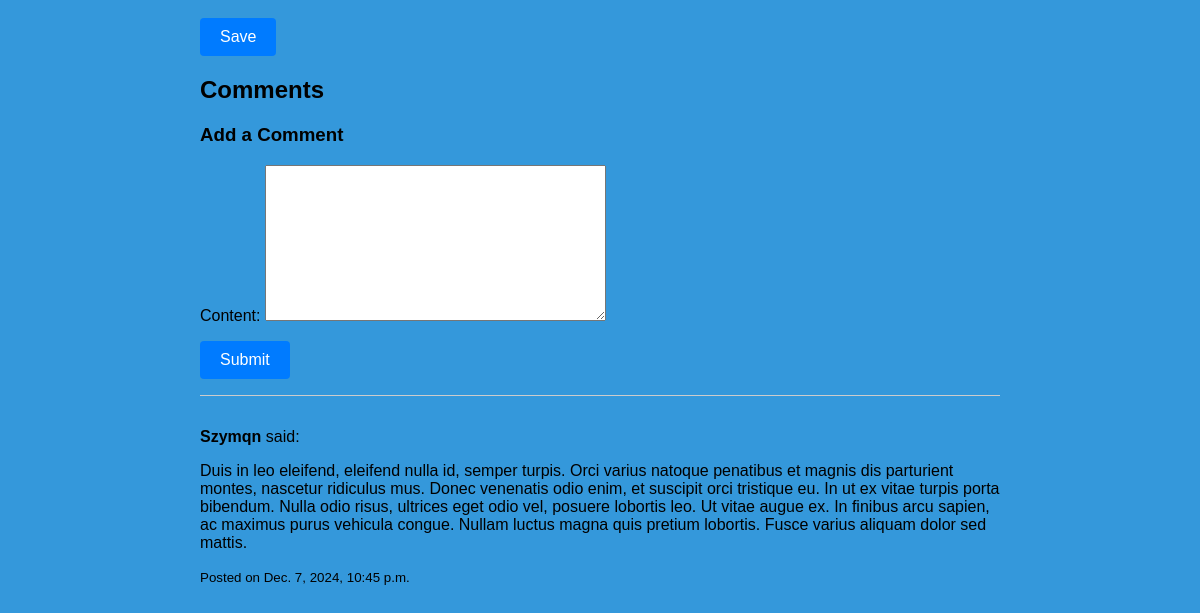
Before: /product/1/ (signed in, lower part) with the older database file.
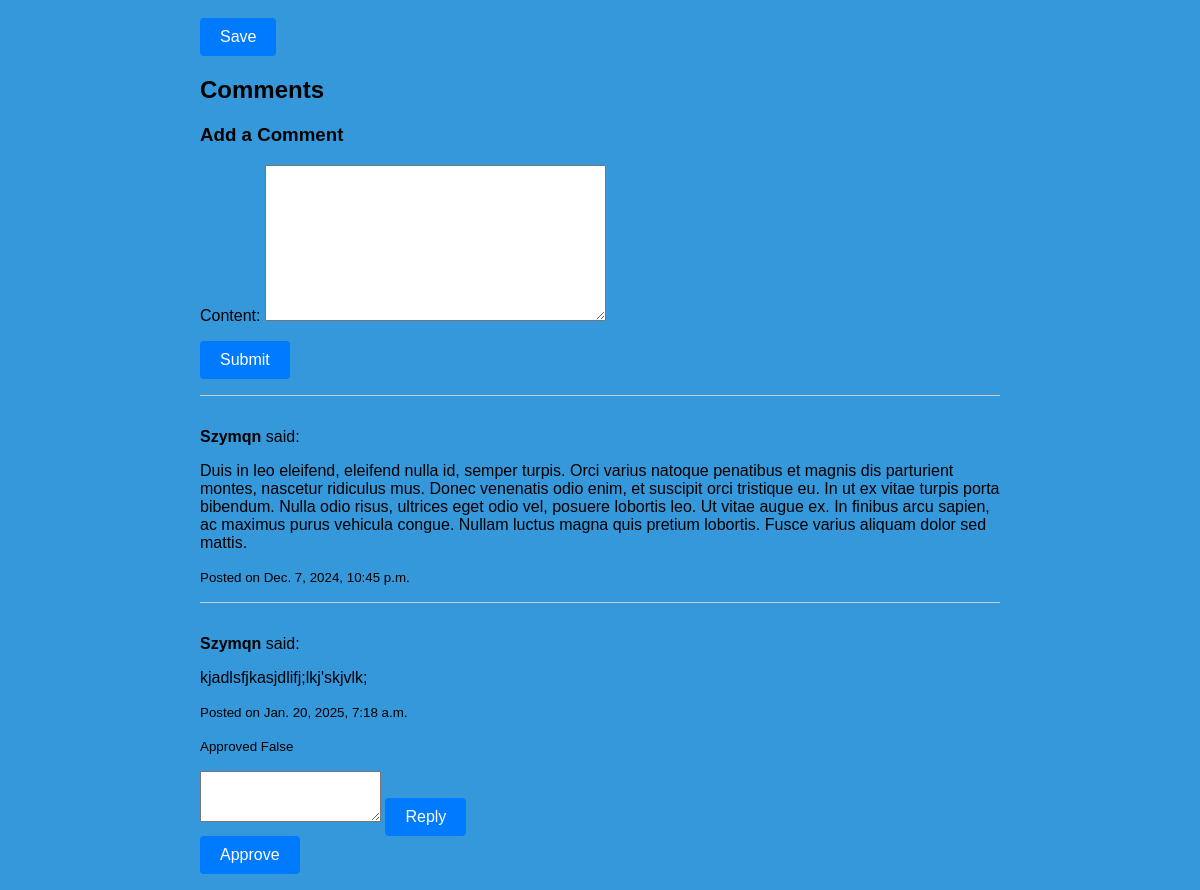
After: the same page with the newer database file.
### products/models.py (models this page shows, shortened)
class Comment(models.Model):
    user = models.ForeignKey(CustomUser, on_delete=models.CASCADE, related_name='comments')
    product = models.ForeignKey(Product, on_delete=models.CASCADE, related_name='comments')
    content = models.TextField()
    reply = models.TextField(null=True, blank=True)
    created_at = models.DateTimeField(auto_now_add=True)
    approved = models.BooleanField(default=False)

### users/models.py (models this page shows, shortened)
class CustomUser(AbstractUser):
    is_moderator = models.BooleanField(default=False)
    is_admin = models.BooleanField(default=False)
    category = models.CharField(max_length=255, blank=True)
    ranking = models.PositiveIntegerField(default=0)
    street_address = models.CharField(max_length=255, blank=True)
    city = models.CharField(max_length=100, blank=True)
    state = models.CharField(max_length=100, blank=True)
    postal_code = models.CharField(max_length=20, blank=True)
    country = models.CharField(max_length=100, blank=True)

### products/views.py (the view, shortened to what this page needs)
# urls.py: path('product/<int:product_id>/', product_detail, name='product_detail'),
def product_detail(request, product_id):
    current_user = request.user if request.user.is_authenticated else None
    product = get_object_or_404(Product, id=product_id)
    form = CommentForm()
    description_form = None
    if current_user and (current_user.is_admin or
                         str(current_user.category) == str(product.category)):
        if request.method == 'POST' and 'description_form' in request.POST:
            description_form = ProductDescriptionForm(request.POST, instance=product)
            if description_form.is_valid():
                description_form.save()
                return redirect('product_detail', product_id=product.id)
        else:
            description_form = ProductDescriptionForm(instance=product)
    all_comments = Comment.objects.filter(product=product)
    valid_comments = []
    permission_comments = []
    for comment in all_comments:
        if (str(current_user.category) == str(product.category) or
                current_user.is_admin is True or
                comment.user == current_user or
                comment.approved is True):
            valid_comments.append(comment)
            if str(current_user.category) == str(product.category) or current_user.is_admin is True:
                permission_comments.append(comment)
    return render(request, 'products/product_detail.html',
                  {
                      'product': product,
                      'comments': valid_comments,
                      'form': form,
                      'description_form': description_form,
                      'permission_comments': permission_comments,
                  })

### products/form.py
class CommentForm(forms.ModelForm):
    class Meta:
        model = Comment
        fields = ['content']
    parent = forms.ModelChoiceField(queryset=Comment.objects.all(), required=False, widget=forms.HiddenInput())

class ProductDescriptionForm(forms.ModelForm):
    class Meta:
        model = Product
        fields = ['description']
        widgets = {
            'description': forms.Textarea(attrs={
                'rows': 10,
                'cols': 120,
            },),
        }

### base/context_processors.py (called while the page is built)
def current_user(request):
    return {
        'current_user': request.user if request.user.is_authenticated else None
    }

### products/models.py (called while the page is built)
    def __str__(self):
        return self.name

### templates/products/product_detail.html (shortened to what this page needs)
<!DOCTYPE html>
<html lang="en">
<head>
</head>
<body>
    {% include 'header.html' %}
    <div class="container mt-5 product-detail">
        {% if description_form %}
            <form method="post" action="{% url 'product_detail' product.id %}">
                <button type="submit" name="description_form">Save</button>
            </form>
        {% endif %}
        <h2>Comments</h2>
        <h3>Add a Comment</h3>
            <form method="post" action="">
                {{ form.as_p }}
                <button type="submit" name="comment_form">Submit</button>
            </form>
        {% for comment in comments %}
            <div class="comment">
                <p><strong>{{ comment.user.username }}</strong> said:</p>
                <p>{{ comment.content }}</p>
                <p><small>Posted on {{ comment.created_at }}</small></p>
                {% if comment.approved is False %}
                    <p><small>Approved {{ comment.approved }}</small></p>
                    {% if permission_comments %}
                        <div class="reply-form">
                            <form method="post" action="{% url 'product_detail' product.id %}">
                                <textarea name="reply" rows="3" required></textarea>
                                <button type="submit">Reply</button>
                            </form>
                        </div>
                        <form method="post" action="{% url 'approve_comment' comment.id %}">
                            <button type="submit">Approve</button>
                        </form>
                    {% endif %}
                {% endif %}
            </div>
        {% empty %}
            <p>No comments yet.</p>
        {% endfor %}
    </div>
</body>
</html>

Changed rows visible on the page:
added Comment: user.username "Szymqn", content "kjadlsfjkasjdlifj;lkj'skjvlk;", created_at "Jan. 20, 2025, 7:18 a.m.", approved "False"
